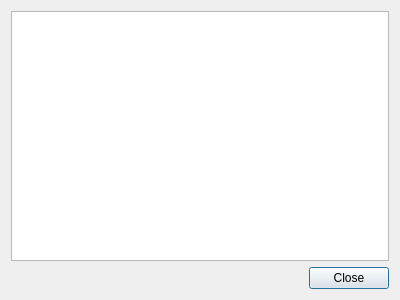
<?xml version="1.0" encoding="UTF-8"?>
<ui version="4.0">
 <class>aboutDlg</class>
 <widget class="QDialog" name="aboutDlg">
  <property name="geometry">
   <rect>
    <x>0</x>
    <y>0</y>
    <width>400</width>
    <height>300</height>
   </rect>
  </property>
  <property name="windowTitle">
   <string>Over Geopunt4QGIS</string>
  </property>
  <property name="windowIcon">
   <iconset resource="resources.qrc">
    <normaloff>:/plugins/geopunt4Qgis/images/geopuntSmal.png</normaloff>:/plugins/geopunt4Qgis/images/geopuntSmal.png</iconset>
  </property>
  <layout class="QVBoxLayout" name="verticalLayout">
   <item>
    <widget class="QTextBrowser" name="aboutText">
     <property name="html">
      <string notr="true">&lt;!DOCTYPE HTML PUBLIC &quot;-//W3C//DTD HTML 4.0//EN&quot; &quot;http://www.w3.org/TR/REC-html40/strict.dtd&quot;&gt;
&lt;html&gt;&lt;head&gt;&lt;meta name=&quot;qrichtext&quot; content=&quot;1&quot; /&gt;&lt;style type=&quot;text/css&quot;&gt;
p, li { white-space: pre-wrap; }
&lt;/style&gt;&lt;/head&gt;&lt;body style=&quot; font-family:'Ubuntu'; font-size:9pt; font-weight:400; font-style:normal;&quot;&gt;
&lt;p style=&quot;-qt-paragraph-type:empty; margin-top:0px; margin-bottom:0px; margin-left:0px; margin-right:0px; -qt-block-indent:0; text-indent:0px;&quot;&gt;&lt;br /&gt;&lt;/p&gt;&lt;/body&gt;&lt;/html&gt;</string>
     </property>
     <property name="textInteractionFlags">
      <set>Qt::LinksAccessibleByKeyboard|Qt::LinksAccessibleByMouse|Qt::TextBrowserInteraction|Qt::TextSelectableByKeyboard|Qt::TextSelectableByMouse</set>
     </property>
     <property name="searchPaths">
      <stringlist>
       <string>images</string>
       <string>../images</string>
      </stringlist>
     </property>
     <property name="openExternalLinks">
      <bool>true</bool>
     </property>
     <property name="openLinks">
      <bool>true</bool>
     </property>
    </widget>
   </item>
   <item>
    <widget class="QDialogButtonBox" name="buttonBox">
     <property name="orientation">
      <enum>Qt::Horizontal</enum>
     </property>
     <property name="standardButtons">
      <set>QDialogButtonBox::Close</set>
     </property>
    </widget>
   </item>
  </layout>
 </widget>
 <resources>
  <include location="resources.qrc"/>
 </resources>
 <connections>
  <connection>
   <sender>buttonBox</sender>
   <signal>accepted()</signal>
   <receiver>aboutDlg</receiver>
   <slot>accept()</slot>
   <hints>
    <hint type="sourcelabel">
     <x>248</x>
     <y>254</y>
    </hint>
    <hint type="destinationlabel">
     <x>157</x>
     <y>274</y>
    </hint>
   </hints>
  </connection>
  <connection>
   <sender>buttonBox</sender>
   <signal>rejected()</signal>
   <receiver>aboutDlg</receiver>
   <slot>reject()</slot>
   <hints>
    <hint type="sourcelabel">
     <x>316</x>
     <y>260</y>
    </hint>
    <hint type="destinationlabel">
     <x>286</x>
     <y>274</y>
    </hint>
   </hints>
  </connection>
 </connections>
</ui>
